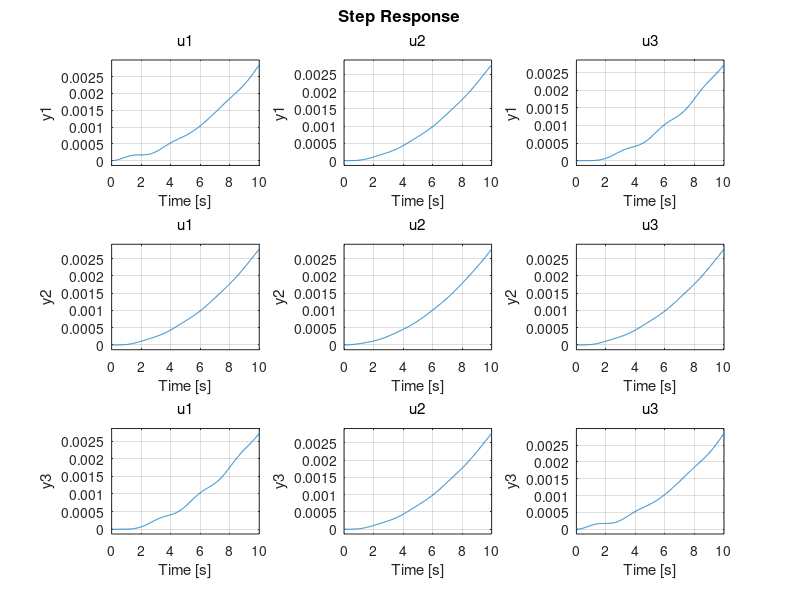
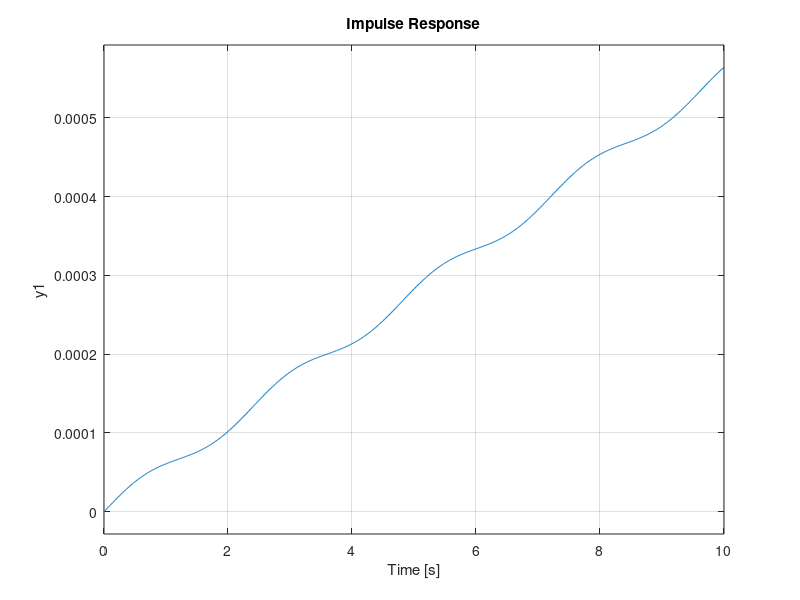
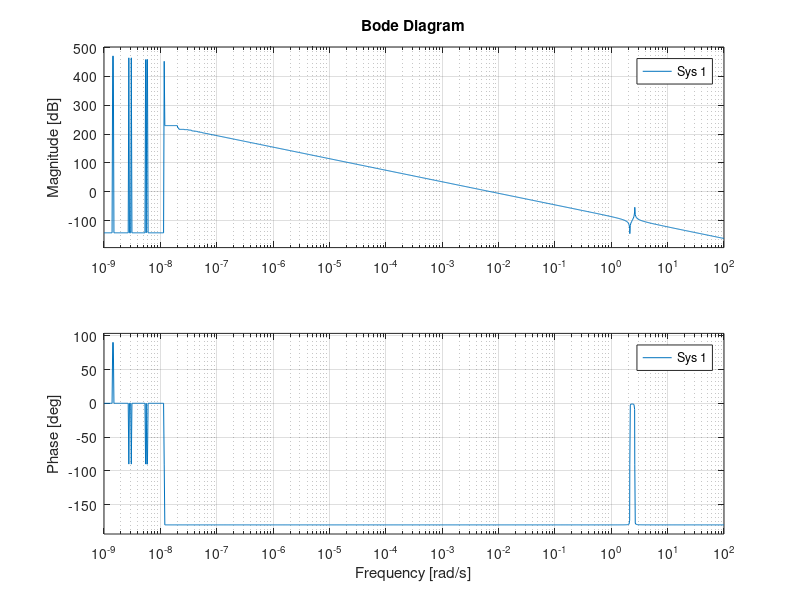

MATLAB code to generate these figures, in order:
clear all
close all

% Intializes variables
 
m1=3000;
m2=12000;
m3=3000;

% m1=3000*0.7;
% m2=12000
% m3=3000*0.8;

k1=13650;
k2=13650;

% c=100;
% c2=100;

c=10;
c2=10;

% State Space Matrices

A1 = [0 0 0 1 0 0; ...
     0 0 0 0 1 0; ...
     0 0 0 0 0 1; ...
     -k1/m1 k1/m1 0 -c/m1 c/m1 0; ...
     k1/m2 (-k1-k2)/m2 k2/m2 c/(m2) (-2*c2)/m2 c/m2; ... 
     0 k2/m3 -k2/m3 0 c/m3 -c/m3];

B1 = [0 0 0; ...
    0 0 0; ...
    0 0 0; ...
    1/m1 0 0; ...
    0 1/m2 0; ...
    0 0 1/m3];

C1 = [1 0 0 0 0 0; ...
    0 1 0 0 0 0; ...
    0 0 1 0 0 0];

D1 = [0 0 0; ...
    0 0 0; ...
    0 0 0];

% Graphs State Spaces Model 
system4 = ss(A1,B1,C1,D1);
t = 0:.01:10;
step(system4,t)

% Impulse Response
figure
impulse(system4 (2,2),t)

% Frequency Response
figure
bode(system4 (2,2))











